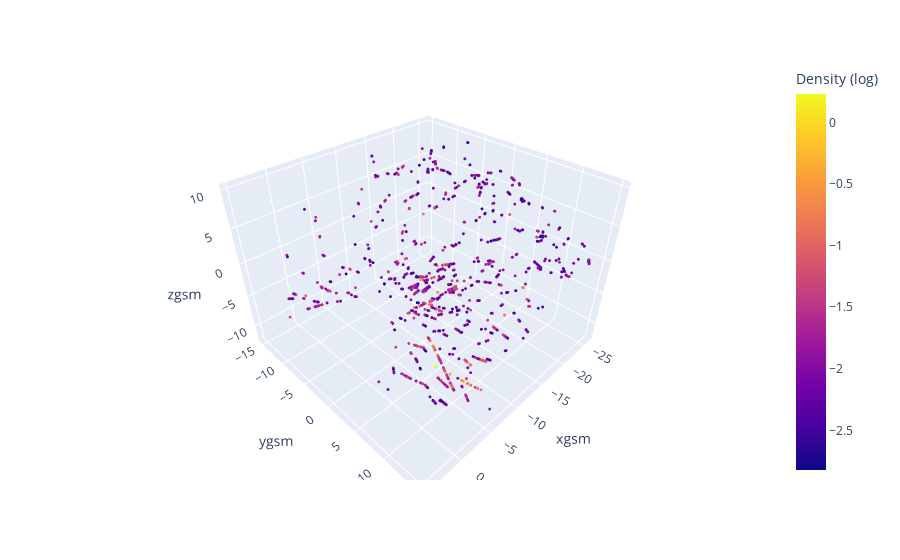

Notebook cell for this chart:
### Code cell
# index = (agg_df['region'] == 'Lobe') & (abs(agg_df['ygsm']) > 10) & (abs(agg_df['ygsm']) < 20)& (agg_df['energy'] > 1000) & (agg_df['energy'] < 3000)

# index = (agg_df['region'] == 'BL') & (abs(agg_df['ygsm']) < 10)& (agg_df['xgsm'] > -10)& (agg_df['energy'] < 100) & (agg_df['xgsm'] < 0)

index = (agg_df['region'] == 'BL') & (agg_df['energy'] > 3000) & (abs(agg_df['ygsm']) < 15)

print(sum(index))
print(statistics.median(agg_df.loc[index,'v_par_all']))
print(statistics.median(agg_df.loc[index,'n']))

fig = px.scatter_3d(agg_df[index], x='xgsm', y='ygsm', z='zgsm', color=np.log10(agg_df.loc[index,'n']),size_max=1, hover_data=['datetime_str', "n", "region","pressure_all"])
fig.update_traces(marker_size = 1)

fig.update_layout(coloraxis_colorbar=dict(
    title="Density (log)",
    thicknessmode="pixels"
))

fig.show()

### Figure 1 — Plotly figure (JSON) as saved in the notebook; plotly's stock layout.template omitted (floating-point values rounded to 4 significant figures; data arrays with more than 128 entries replaced by an {"elided": "..."} marker saying what was removed)
{"data": [{"customdata": {"elided": "1041x4 mixed values"}, "hovertemplate": "xgsm=%{x}<br>ygsm=%{y}<br>zgsm=%{z}<br>datetime_str=%{customdata[0]}<br>n=%{customdata[1]}<br>region=%{customdata[2]}<br>pressure_all=%{customdata[3]}<br>color=%{marker.color}<extra></extra>", "legendgroup": "", "marker": {"color": {"elided": "1041 float values"}, "coloraxis": "coloraxis", "size": 1, "symbol": "circle"}, "mode": "markers", "name": "", "scene": "scene", "showlegend": false, "type": "scatter3d", "x": {"elided": "1041 float values"}, "y": {"elided": "1041 float values"}, "z": {"elided": "1041 float values"}}], "layout": {"coloraxis": {"colorbar": {"thicknessmode": "pixels", "title": {"text": "Density (log)"}}, "colorscale": [[0, "#0d0887"], [0.1111, "#46039f"], [0.2222, "#7201a8"], [0.3333, "#9c179e"], [0.4444, "#bd3786"], [0.5556, "#d8576b"], [0.6667, "#ed7953"], [0.7778, "#fb9f3a"], [0.8889, "#fdca26"], [1, "#f0f921"]]}, "legend": {"tracegroupgap": 0}, "margin": {"t": 60}, "scene": {"domain": {"x": [0, 1], "y": [0, 1]}, "xaxis": {"title": {"text": "xgsm"}}, "yaxis": {"title": {"text": "ygsm"}}, "zaxis": {"title": {"text": "zgsm"}}}}}
